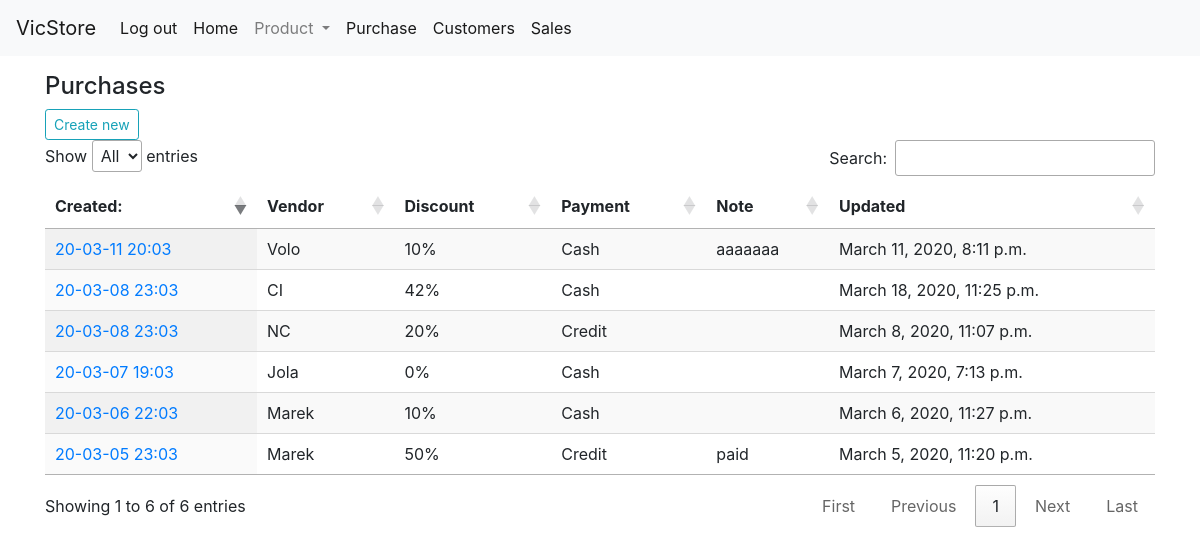
Page /purchase/ (signed in) on the committed database.
### purchase/models.py (models this page shows, shortened)
class Purchase(models.Model):
    vendor = models.ForeignKey(Vendor, related_name='purchases', blank=True, null=True, on_delete=models.SET_NULL)
    DISCOUNT = (
        (50, '50%'),
        (42, '42%'),
        (40, '40%'),
        (30, '30%'),
        (20, '20%'),
        (10, '10%'),
        (0, '0%'),
    )
    discount = models.PositiveSmallIntegerField(choices=DISCOUNT, default=42)
    PAYMENT = (
        ('CD', 'Card'),
        ('CS', 'Cash'),
        ('CR', 'Credit'),
    )
    payment = models.CharField(max_length=2,choices=PAYMENT, default='CS')
    note = models.CharField(max_length=50, blank=True)
    created_at = models.DateTimeField(auto_now_add=True)
    updated_at = models.DateTimeField(auto_now=True)
    class Meta:
        db_table = 'purchase'
        ordering = ('-created_at',)

class Vendor(models.Model):
    name = models.CharField(max_length=20,unique=True)
    class Meta:
        db_table = 'vendor'
        ordering = ('name',)
    def __str__(self):
        return self.name

### purchase/views.py (the view)
# urls.py: path('', PurchaseList.as_view(), name='purchase-list'),
class PurchaseList(LoginRequiredMixin, ListView):
    model = Purchase

### purchase/templates/purchase/purchase_list.html
{% extends "base.html" %}
{% block content %}
<h4>Purchases</h4>
<a class="btn btn-outline-info btn-sm" href="{% url 'purchase:purchase-create' %}">Create new</a>
  <table id="mydatatable" class="display" style="width:100%">
    <thead>
      <tr>
        <th scope="col">Created:</th>
        <th scope="col">Vendor</th>
        <th scope="col">Discount</th>
        <th scope="col">Payment</th>
        <th scope="col">Note</th>
        <th scope="col">Updated</th>
      </tr>
    </thead>
    <tbody>
{% for purchase in object_list %}
      <tr>
        <td><a href="{% url 'purchase:purchase-detail' purchase.id %}">{{ purchase.created_at|date:"y-m-d H:m" }}</td>
        <td>{{ purchase.vendor }}</td>
        <td>{{ purchase.get_discount_display }}</td>
        <td>{{ purchase.get_payment_display }}</td>
        <td>{{ purchase.note }}</td>
        <td>{{ purchase.updated_at }}</td>
      </tr>
{% endfor %}
</tbody>
   </table>
{% endblock %}

### templates/base.html (shortened to what this page needs)
<!doctype html>
<html lang="en">
{% load static %}
  <head>
{% include 'css.html' %}
  </head>
  <body>
    {% include 'navbar.html' %}
    <div class='container mb-3 mt-3'>
    {% block content %}
    {% endblock %}
</div>
{% include 'js.html' %}
  </body>
</html>

### templates/css.html (shortened to what this page needs)
<link rel="stylesheet" href="https://stackpath.bootstrapcdn.com/bootstrap/4.4.1/css/bootstrap.min.css">
<link rel="stylesheet" href="https://cdn.datatables.net/1.10.20/css/dataTables.bootstrap4.min.css">
<link rel="stylesheet" href="https://cdn.datatables.net/1.10.20/css/jquery.dataTables.min.css">

### templates/navbar.html (shortened to what this page needs)
<nav class="navbar navbar-expand-lg navbar-light bg-light">
  <a class="navbar-brand" href="#">VicStore</a>
  <div class="collapse navbar-collapse" id="navbarSupportedContent">
    <ul class="navbar-nav mr-auto">
  {% if user.is_staff %}
  <li class="nav-item active">
      <a class="nav-link" href="{% url 'logout' %}">Log out<span class="sr-only">(current)</span></a>
  </li>
  <li class="nav-item active">
      <a class="nav-link" href="{% url 'home-page' %}">Home<span class="sr-only">(current)</span></a>
  </li>
      <li class="nav-item dropdown">
        <a class="nav-link dropdown-toggle" href="#" id="navbarDropdown" role="button" data-toggle="dropdown" aria-haspopup="true" aria-expanded="false">
          Product
        </a>
      </li>
      <li class="nav-item active">
          <a class="nav-link" href="{% url 'purchase:purchase-list' %}">Purchase<span class="sr-only">(current)</span></a>
      </li>
      <li class="nav-item active">
          <a class="nav-link" href="{% url 'customer:customer-list' %}">Customers<span class="sr-only">(current)</span></a>
      </li>
      <li class="nav-item active">
          <a class="nav-link" href="{% url 'sell:sell-list' %}">Sales<span class="sr-only">(current)</span></a>
      </li>
    </ul>
  {% else %}
      <li class="nav-item active">
        <a class="nav-link" href="{% url 'login' %}">Log in<span class="sr-only">(current)</span></a>
      </li>
  {% endif %}
  </div>
</nav>

### templates/js.html (shortened to what this page needs)
<link rel="stylesheet" type="text/css" href="https://cdn.datatables.net/v/dt/jszip-2.5.0/dt-1.10.20/af-2.3.4/b-1.6.1/b-colvis-1.6.1/b-html5-1.6.1/b-print-1.6.1/cr-1.5.2/fc-3.3.0/fh-3.1.6/kt-2.5.1/r-2.2.3/rg-1.1.1/rr-1.2.6/sp-1.0.1/sl-1.3.1/datatables.min.css"/>

### rows in the picture
Purchase: created_at "20-03-11 20:03", vendor "Volo", discount "10%", payment "Cash", note "aaaaaaa", updated_at "March 11, 2020, 8:11 p.m."
Purchase: created_at "20-03-08 23:03", vendor "CI", discount "42%", payment "Cash", updated_at "March 18, 2020, 11:25 p.m."
Purchase: created_at "20-03-08 23:03", vendor "NC", discount "20%", payment "Credit", updated_at "March 8, 2020, 11:07 p.m."
Purchase: created_at "20-03-07 19:03", vendor "Jola", discount "0%", payment "Cash", updated_at "March 7, 2020, 7:13 p.m."
Purchase: created_at "20-03-06 22:03", vendor "Marek", discount "10%", payment "Cash", updated_at "March 6, 2020, 11:27 p.m."
Purchase: created_at "20-03-05 23:03", vendor "Marek", discount "50%", payment "Credit", note "paid", updated_at "March 5, 2020, 11:20 p.m."
